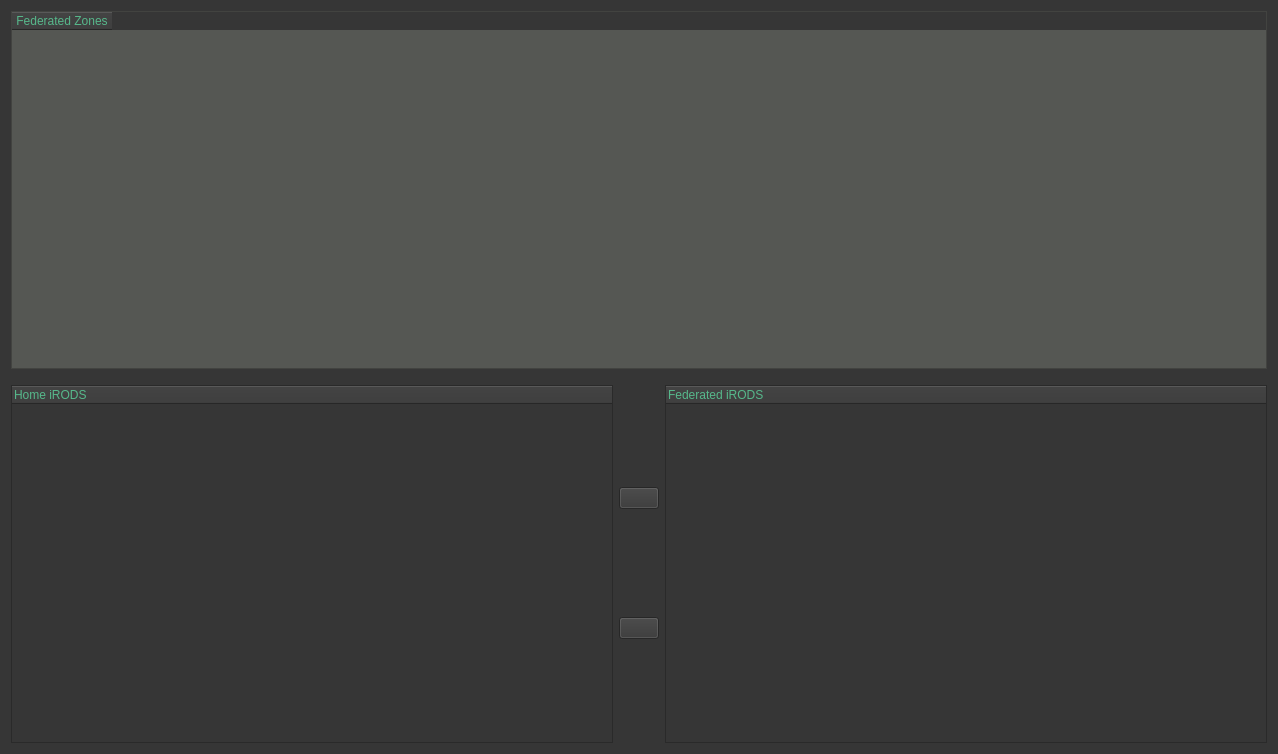
<?xml version="1.0" encoding="UTF-8"?>
<ui version="4.0">
 <class>tabFederations</class>
 <widget class="QWidget" name="tabFederations">
  <property name="geometry">
   <rect>
    <x>0</x>
    <y>0</y>
    <width>1278</width>
    <height>754</height>
   </rect>
  </property>
  <property name="windowTitle">
   <string>Form</string>
  </property>
  <property name="styleSheet">
   <string notr="true">QWidget
{
	color: rgb(86, 184, 139);
	background-color: rgb(54, 54, 54);
	selection-background-color: rgb(58, 152, 112);
}

QTreewidget
{
	background-color: rgb(85, 87, 83);
}

QTableWidget
{
	background-color: rgb(85, 87, 83);
}</string>
  </property>
  <layout class="QVBoxLayout" name="verticalLayout">
   <item>
    <widget class="QTableWidget" name="tableWidget">
     <property name="styleSheet">
      <string notr="true"/>
     </property>
     <column>
      <property name="text">
       <string>Federated Zones</string>
      </property>
     </column>
    </widget>
   </item>
   <item>
    <spacer name="verticalSpacer_3">
     <property name="orientation">
      <enum>Qt::Vertical</enum>
     </property>
     <property name="sizeType">
      <enum>QSizePolicy::Minimum</enum>
     </property>
     <property name="sizeHint" stdset="0">
      <size>
       <width>20</width>
       <height>10</height>
      </size>
     </property>
    </spacer>
   </item>
   <item>
    <layout class="QHBoxLayout" name="horizontalLayout_5">
     <item>
      <widget class="QTreeWidget" name="treeWidget">
       <property name="styleSheet">
        <string notr="true"/>
       </property>
       <column>
        <property name="text">
         <string>Home iRODS</string>
        </property>
       </column>
      </widget>
     </item>
     <item>
      <layout class="QVBoxLayout" name="verticalLayout_7">
       <item>
        <widget class="QPushButton" name="pushButton">
         <property name="text">
          <string/>
         </property>
        </widget>
       </item>
       <item>
        <widget class="QPushButton" name="pushButton_2">
         <property name="text">
          <string/>
         </property>
        </widget>
       </item>
      </layout>
     </item>
     <item>
      <widget class="QTreeWidget" name="treeWidget_2">
       <property name="styleSheet">
        <string notr="true"/>
       </property>
       <column>
        <property name="text">
         <string>Federated iRODS</string>
        </property>
       </column>
      </widget>
     </item>
    </layout>
   </item>
  </layout>
 </widget>
 <resources/>
 <connections/>
</ui>
